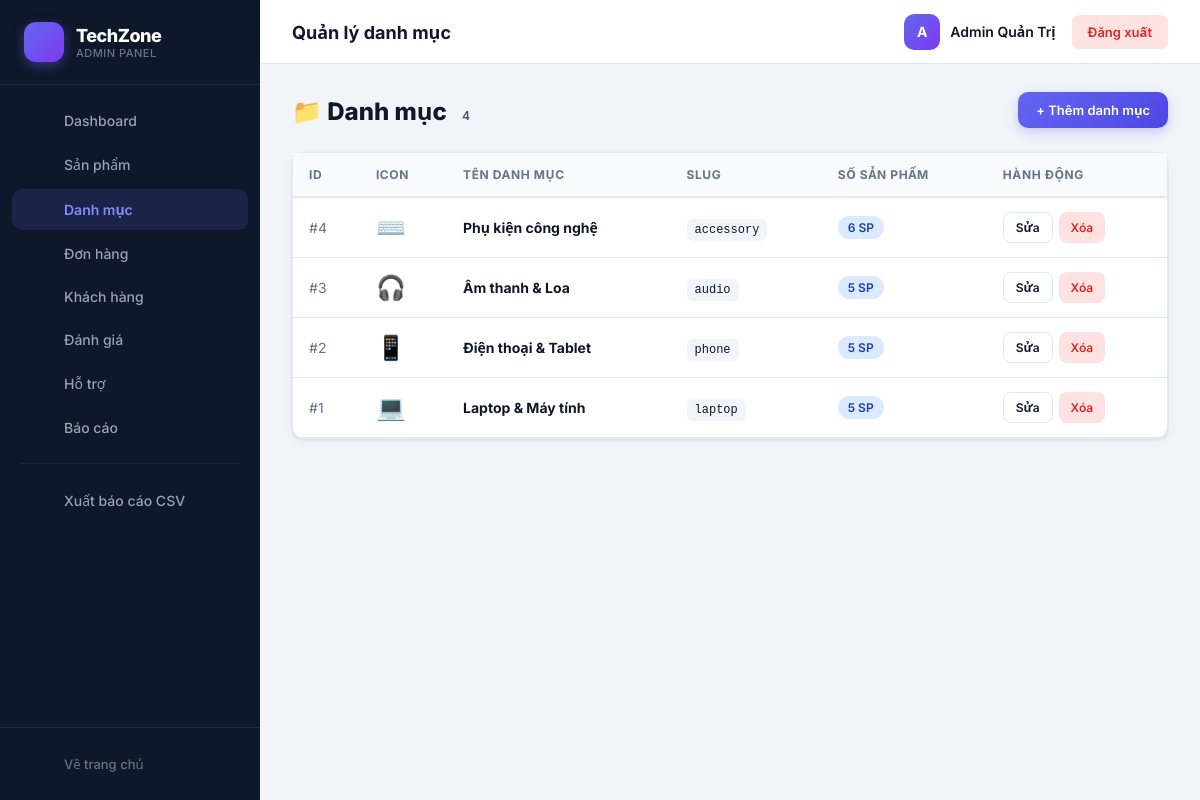
Before: /admin/categories.php (signed in) with the older database file.
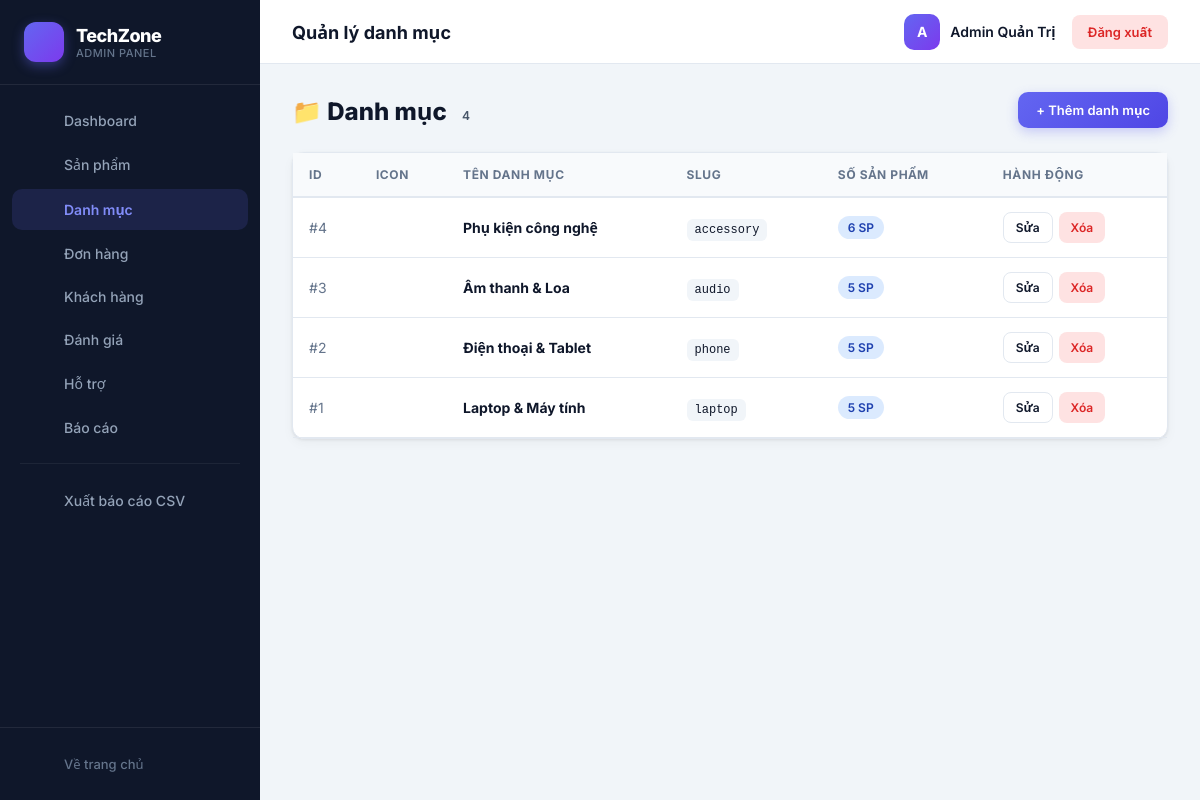
After: the same page with the newer database file.
### tables this page shows
CREATE TABLE `categories` (
  `id` int(10) UNSIGNED NOT NULL,
  `name` varchar(100) NOT NULL,
  `slug` varchar(100) NOT NULL,
  `icon` varchar(10) DEFAULT '?'
);

### admin/categories.php (the view, shortened to what this page needs)
<?php
$pdo = getDB();
$categories = $pdo->query("
    SELECT c.*, COUNT(p.id) AS product_count
    FROM categories c
    LEFT JOIN products p ON p.category_id = c.id
    GROUP BY c.id
    ORDER BY c.id DESC
")->fetchAll();
require_once __DIR__ . '/admin_layout.php';
?>
<div class="page-header">
    <h1>📁 Danh mục <span class="badge badge-secondary"><?= count($categories) ?></span></h1>
    <a href="category_add.php" class="btn btn-primary">+ Thêm danh mục</a>
</div>
<div class="card">
    <div class="card-body" style="padding:0;">
        <div class="table-container">
            <table class="data-table">
                <thead>
                    <tr>
                        <th>ID</th>
                        <th>Icon</th>
                        <th>Tên danh mục</th>
                        <th>Slug</th>
                        <th>Số sản phẩm</th>
                        <th>Hành động</th>
                    </tr>
                </thead>
                <tbody>
                    <?php foreach ($categories as $cat): ?>
                        <tr>
                            <td style="color:var(--text-sub);">#<?= $cat['id'] ?></td>
                            <td><span style="font-size:24px;"><?= $cat['icon'] ?></span></td>
                            <td><strong><?= htmlspecialchars($cat['name']) ?></strong></td>
                            <td><code style="background:#f1f5f9;padding:4px 8px;border-radius:6px;font-size:12px;"><?= htmlspecialchars($cat['slug']) ?></code></td>
                            <td>
                                <span class="badge badge-info"><?= $cat['product_count'] ?> SP</span>
                            </td>
                            <td>
                                <div style="display:flex;gap:6px;">
                                    <a href="category_edit.php?id=<?= $cat['id'] ?>" class="btn btn-outline btn-sm">Sửa</a>
                                    <a href="?action=delete&id=<?= $cat['id'] ?>" class="btn btn-danger btn-sm" onclick="return confirm('Xóa danh mục này?')">Xóa</a>
                                </div>
                            </td>
                        </tr>
                    <?php endforeach; ?>
                </tbody>
            </table>
        </div>
    </div>
</div>
<?php require_once __DIR__ . '/admin_footer.php'; ?>

Changed rows visible on the page:
changed categories "Phụ kiện công nghệ": icon "⌨️" → (not shown)
changed categories "Âm thanh & Loa": icon "🎧" → (not shown)
changed categories "Điện thoại & Tablet": icon "📱" → (not shown)
changed categories "Laptop & Máy tính": icon "💻" → (not shown)
